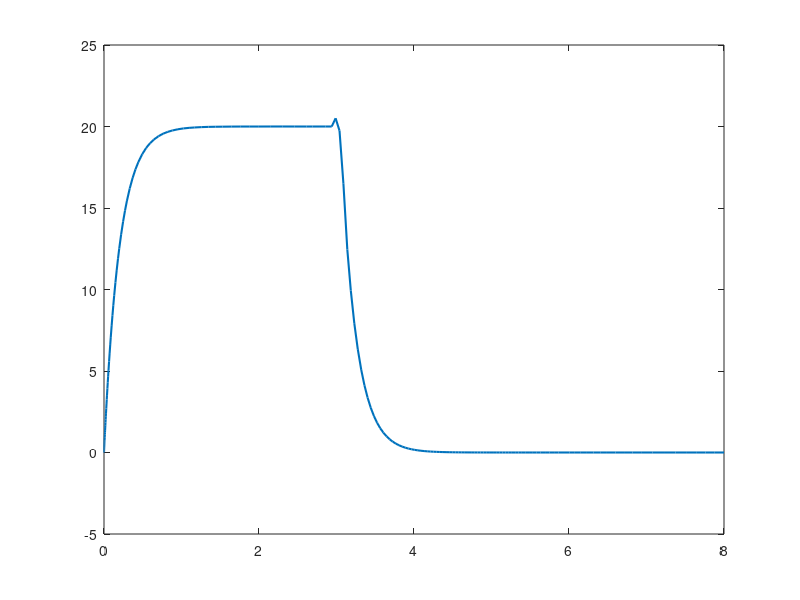

Recreate this plot in MATLAB. (Note: this script raises an error after producing the figure.)
% Flywheel: motor-driven spin-up then coast-down
% Solved numerically with ode45 (tau is time-varying)

M = 2;               % mass of disc, kg
R = 0.1;              % radius of disc, m
b = 0.05;             % friction coefficient
I = 0.5*M*R^2;        % moment of inertia, solid disc

tau_0 = 1;            % motor torque while engaged, Nm
t_cutoff = 3;         % motor disengages at 3s

tau_func = @(t) tau_0 * (t < t_cutoff);   % torque on until cutoff, then zero
odefun = @(t, omega) (tau_func(t) - b*omega) / I;

tspan = [0 8];        % solve from t=0 to t=8 seconds
omega0 = 0;           % initial condition: starts at rest

[t, omega] = ode45(odefun, tspan, omega0);   % call ode45

% --- numeric outputs ---
idx_cutoff = find(t >= t_cutoff, 1);
omega_at_cutoff = omega(idx_cutoff);
omega_final = omega(end);

printf("Omega at motor cutoff (t=3s): %.4f rad/s\n", omega_at_cutoff);
printf("Omega at end of run (t=8s): %.6f rad/s\n", omega_final);

% --- piecewise analytic solution, for verification against ode45 ---
omega1 = @(t) (tau_0/b) * (1 - exp(-(b/I)*t));             % stage 1: torque applied
omega_at_cut = omega1(t_cutoff);
omega2 = @(t) omega_at_cut * exp(-(b/I)*(t - t_cutoff));   % stage 2: coasting down

omega_analytic = zeros(size(t));
omega_analytic(t < t_cutoff) = omega1(t(t < t_cutoff));
omega_analytic(t >= t_cutoff) = omega2(t(t >= t_cutoff));

err = abs(omega - omega_analytic);
printf("Max error, ode45 vs piecewise analytic: %.6f rad/s (%.4f%% of peak)\n", ...
    max(err), max(err)/max(omega)*100);

% --- plotting (yours, unchanged) ---
plot(t, omega, 'LineWidth', 1.5);
xline(t_cutoff, '--k', 'Motor cutoff');
xlabel('Time (s)');
ylabel('Angular velocity, omega (rad/s)');
title('Flywheel: motor-driven spin-up then coast-down');
grid on;
